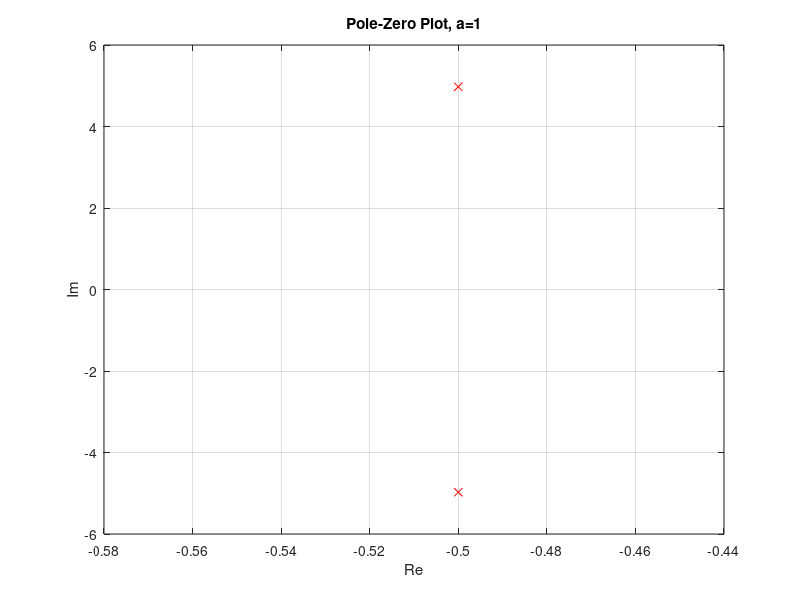

MATLAB code to generate this figure:
clear;


a = 1; % 控制正负号

num = 1;          % 分子系数
den = [1, a, 25]; % 分母系数
zs = roots(num);  % 零点集
ps = roots(den);  % 极点集

% 输出零极点图
figure(1)
plot(real(zs), imag(zs), 'or');
plot(real(ps), imag(ps), 'xr');
title(['Pole-Zero Plot, a=', num2str(a)]);
xlabel('Re');
ylabel('Im');
grid on;